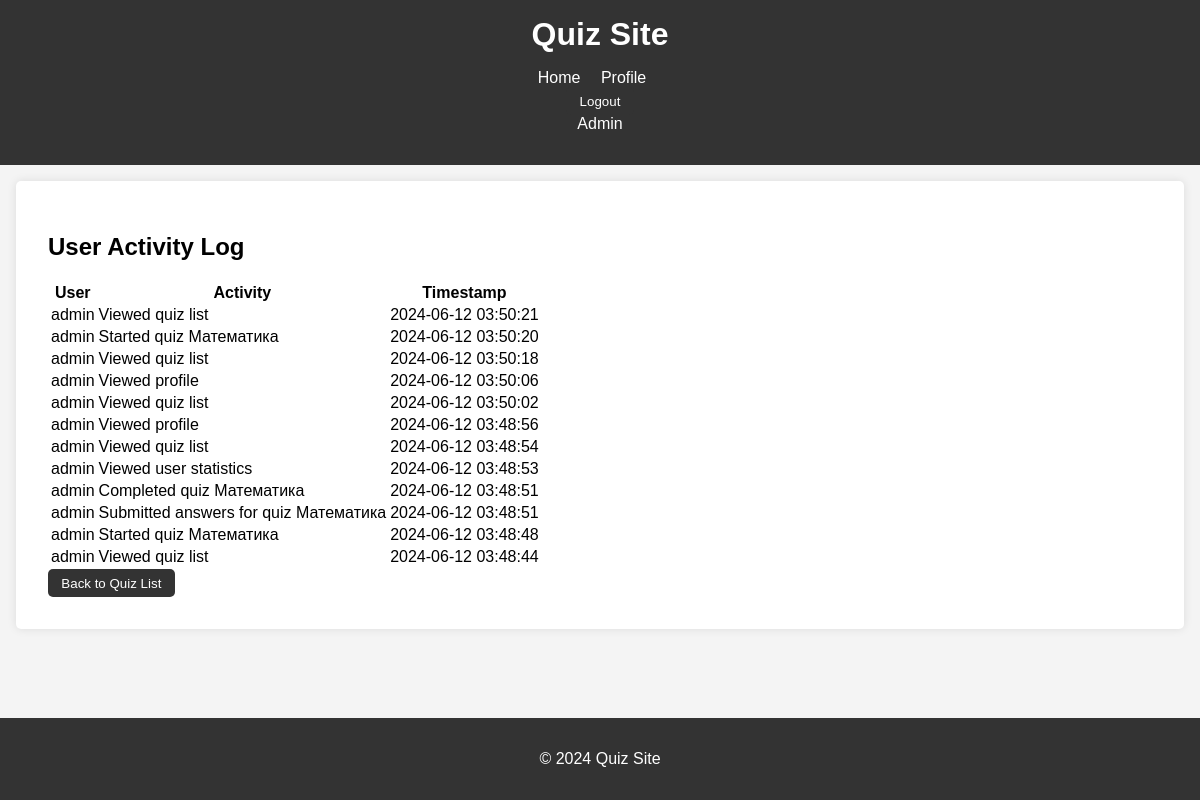
Screenshot of /activity_log/ (signed in) with the database file from the repository.
### quizzes/models.py (models this page shows, shortened)
class UserActivityLog(models.Model):
    user = models.ForeignKey(User, on_delete=models.CASCADE)
    activity = models.CharField(max_length=255)
    timestamp = models.DateTimeField(default=timezone.now)

### quizzes/views.py (the view)
# urls.py: path('activity_log/', views.activity_log, name='activity_log'),
@login_required
def activity_log(request):
    if not request.user.is_staff:
        return redirect('quiz_list')
    logs = UserActivityLog.objects.all().order_by('-timestamp')
    return render(request, 'quizzes/activity_log.html', {'logs': logs})

### quizzes/templates/quizzes/activity_log.html (shortened to what this page needs)
{% extends 'quizzes/base.html' %}
{% block content %}
<h2>User Activity Log</h2>
<table>
    <thead>
        <tr>
            <th>User</th>
            <th>Activity</th>
            <th>Timestamp</th>
        </tr>
    </thead>
    <tbody>
        {% for log in logs %}
            <tr>
                <td>{{ log.user.username }}</td>
                <td>{{ log.activity }}</td>
                <td>{{ log.timestamp|date:"Y-m-d H:i:s" }}</td>
            </tr>
        {% endfor %}
    </tbody>
</table>
<a href="{% url 'quiz_list' %}"><button>Back to Quiz List</button></a>
{% endblock %}

### quizzes/static/css/style.css (style rules this page uses)
body { font-family: Arial, sans-serif; background-color: #f4f4f4; margin: 0; padding: 0; }
button { background-color: #333; color: #fff; border: none; padding: 0.5em 1em; border-radius: 5px; cursor: pointer; }

### rows the page displays
UserActivityLog: user.username "admin", activity "Viewed quiz list", timestamp "2024-06-12 03:50:21"
UserActivityLog: user.username "admin", activity "Started quiz Математика", timestamp "2024-06-12 03:50:20"
UserActivityLog: user.username "admin", activity "Viewed quiz list", timestamp "2024-06-12 03:50:18"
UserActivityLog: user.username "admin", activity "Viewed profile", timestamp "2024-06-12 03:50:06"
UserActivityLog: user.username "admin", activity "Viewed quiz list", timestamp "2024-06-12 03:50:02"
UserActivityLog: user.username "admin", activity "Viewed profile", timestamp "2024-06-12 03:48:56"
UserActivityLog: user.username "admin", activity "Viewed quiz list", timestamp "2024-06-12 03:48:54"
UserActivityLog: user.username "admin", activity "Viewed user statistics", timestamp "2024-06-12 03:48:53"
UserActivityLog: user.username "admin", activity "Completed quiz Математика", timestamp "2024-06-12 03:48:51"
UserActivityLog: user.username "admin", activity "Submitted answers for quiz Математика", timestamp "2024-06-12 03:48:51"
UserActivityLog: user.username "admin", activity "Started quiz Математика", timestamp "2024-06-12 03:48:48"
UserActivityLog: user.username "admin", activity "Viewed quiz list", timestamp "2024-06-12 03:48:44"
